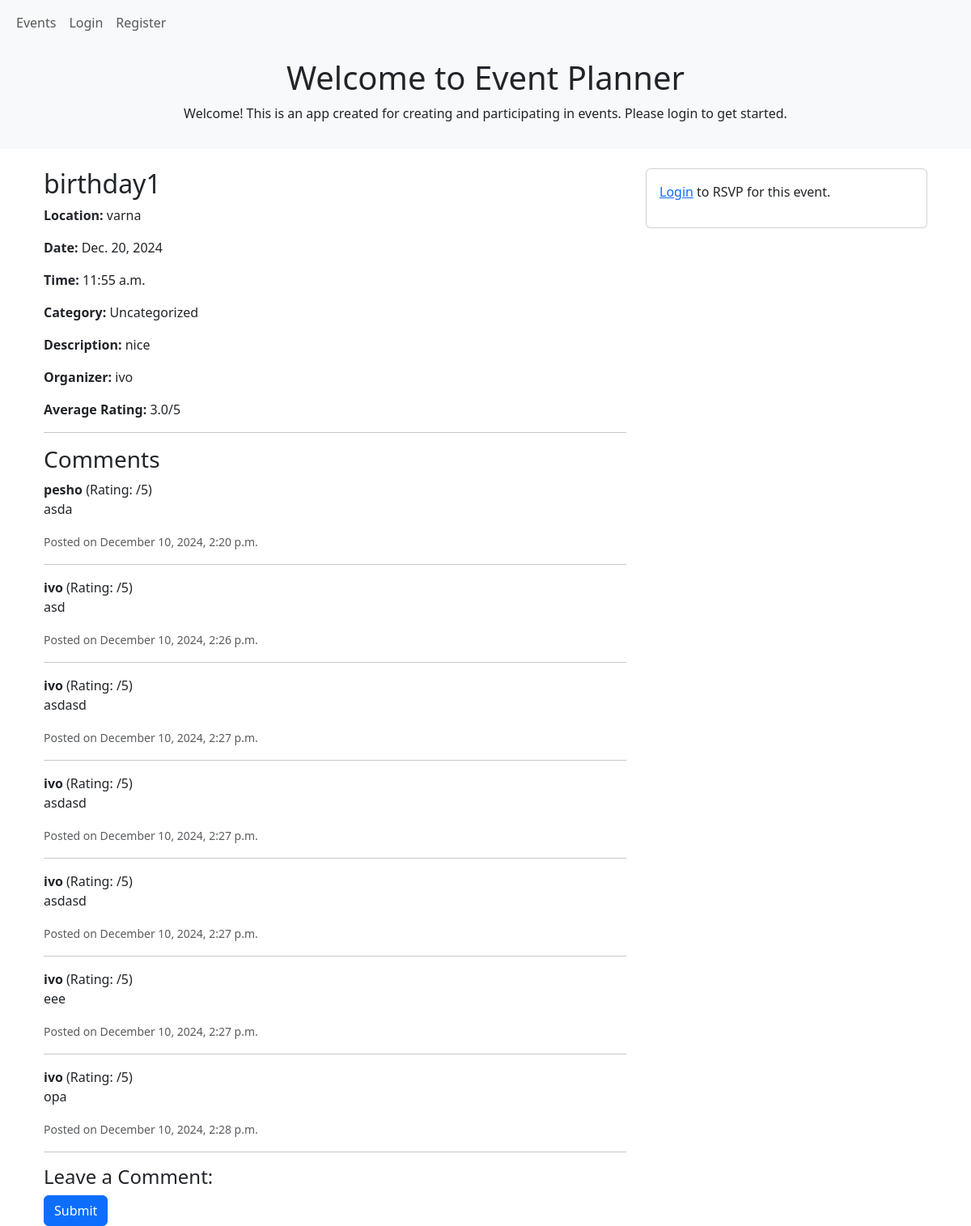
The app's page /23/ with its own data.
### event_planner/events/models.py (models this page shows, shortened)
class Event(models.Model):
    title = models.CharField(max_length=200)
    description = models.TextField()
    date = models.DateField()
    time = models.TimeField()
    location = models.CharField(max_length=255)
    organizer = models.ForeignKey(settings.AUTH_USER_MODEL, on_delete=models.CASCADE)
    category = models.ForeignKey('Category', on_delete=models.SET_NULL, null=True, blank=True)
    def average_rating(self):
        ratings = self.ratings.values_list('value', flat=True)
        return sum(ratings) / len(ratings) if ratings else 0

class Comment(models.Model):
    event = models.ForeignKey(Event, on_delete=models.CASCADE, related_name='comments')
    user = models.ForeignKey(settings.AUTH_USER_MODEL, on_delete=models.CASCADE, related_name='comments')
    content = models.TextField()
    created_at = models.DateTimeField(auto_now_add=True)

### event_planner/accounts/models.py (models this page shows)
class CustomUser(AbstractUser):
    is_organizer = models.BooleanField(default=False)
    is_attendee = models.BooleanField(default=True)

### event_planner/events/views.py (the view, shortened to what this page needs)
# urls.py: path('<int:pk>/', EventDetailView.as_view(), name='event_detail'),  # View event details
class EventDetailView(DetailView):
    model = Event
    template_name = 'events/event_detail.html'
    context_object_name = 'event'
    def get_context_data(self, **kwargs):
        context = super().get_context_data(**kwargs)
        rsvp_status = "No RSVP yet"
        if self.request.user.is_authenticated:
            rsvp = self.object.rsvp_set.filter(attendee=self.request.user).first()
            if rsvp:
                rsvp_status = rsvp.status
        rsvp_counts = self.object.rsvp_set.values('status').annotate(count=Count('status'))
        context['rsvp_status'] = rsvp_status
        context['rsvp_counts'] = rsvp_counts
        context['comments'] = self.object.comments.all()
        context['average_rating'] = self.object.average_rating()
        context['comment_form'] = CommentForm()  # Comment form
        context['rating_form'] = RatingForm()  # Rating form
        return context

### event_planner/event_planner/events/templates/events/event_detail.html (shortened to what this page needs)
{% extends 'base.html' %}
{% block content %}
<div class="container mt-4">
    <div class="row">
        <div class="col-md-8">
            <h2>{{ event.title }}</h2>
            <p><strong>Location:</strong> {{ event.location }}</p>
            <p><strong>Date:</strong> {{ event.date }}</p>
            <p><strong>Time:</strong> {{ event.time }}</p>
            <p><strong>Category:</strong> {{ event.category.name|default:"Uncategorized" }}</p>
            <p><strong>Description:</strong> {{ event.description }}</p>
            <p><strong>Organizer:</strong> {{ event.organizer.username }}</p>
            <p><strong>Average Rating:</strong> {{ average_rating|floatformat:1 }}/5</p>
            <hr>
            <h3>Comments</h3>
            {% if comments %}
                {% for comment in comments %}
                <div class="mb-3">
                    <strong>{{ comment.user.username }}</strong> (Rating: {{ comment.rating }}/5)
                    <p>{{ comment.content }}</p>
                    <small class="text-muted">Posted on {{ comment.created_at|date:"F j, Y, g:i a" }}</small>
                    <hr>
                </div>
                {% endfor %}
            {% else %}
                <p>No comments yet. Be the first to comment!</p>
            {% endif %}
            {% if not is_creator %}
                <h4>Leave a Comment:</h4>
                <form method="post" action="">
                    <button type="submit" class="btn btn-primary">Submit</button>
                </form>
            {% else %}
                <p>You cannot comment or rate your own event.</p>
            {% endif %}
        </div>
        <div class="col-md-4">
            <div class="card">
                <div class="card-body">
                    {% if user.is_authenticated %}
                        <h5>Your RSVP Status:</h5>
                        <p>{{ rsvp_status }}</p>
                        <form method="post" action="">
                            {% csrf_token %}
                            <div class="mb-3">
                                <label for="rsvp_status" class="form-label">Update Your Status:</label>
                                <select class="form-select" name="status" id="rsvp_status">
                                    <option value="Going" {% if rsvp_status == 'Going' %}selected{% endif %}>Going</option>
                                    <option value="Interested" {% if rsvp_status == 'Interested' %}selected{% endif %}>Interested</option>
                                    <option value="Not Going" {% if rsvp_status == 'Not Going' %}selected{% endif %}>Not Going</option>
                                </select>
                            </div>
                            <button type="submit" class="btn btn-primary">Submit</button>
                        </form>
                    {% else %}
                        <p><a href="{% url 'login' %}">Login</a> to RSVP for this event.</p>
                    {% endif %}
                </div>
            </div>
        </div>
    </div>
</div>
{% endblock %}

### records on screen
Event: title "birthday1", location "varna", date "Dec. 20, 2024", time "11:55 a.m.", category.name "Uncategorized", description "nice", organizer.username "ivo"
Comment: user.username "pesho", content "asda", created_at "December 10, 2024, 2:20 p.m."
Comment: user.username "ivo", content "asd", created_at "December 10, 2024, 2:26 p.m."
Comment: user.username "ivo", content "asdasd", created_at "December 10, 2024, 2:27 p.m."
Comment: user.username "ivo", content "asdasd", created_at "December 10, 2024, 2:27 p.m."
Comment: user.username "ivo", content "asdasd", created_at "December 10, 2024, 2:27 p.m."
Comment: user.username "ivo", content "eee", created_at "December 10, 2024, 2:27 p.m."
Comment: user.username "ivo", content "opa", created_at "December 10, 2024, 2:28 p.m."

### other values on screen
{{ average_rating|floatformat:1 }} "3.0"
